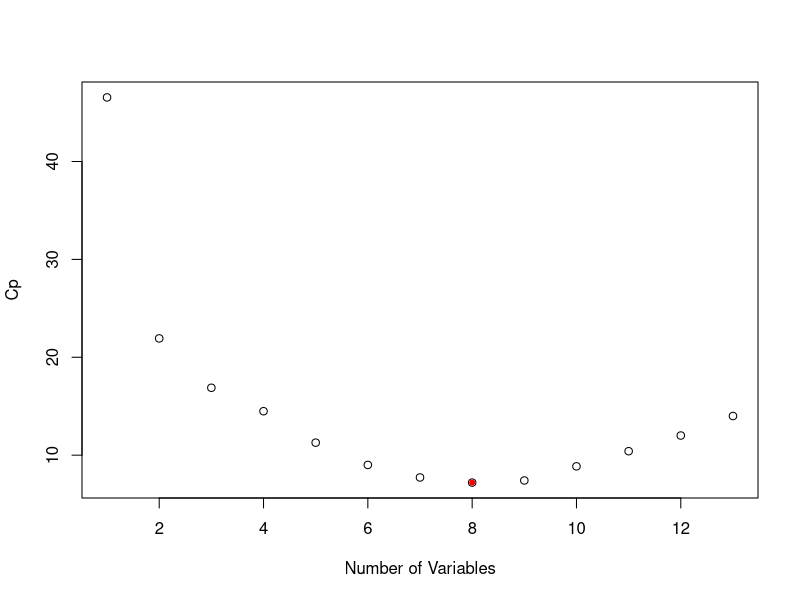
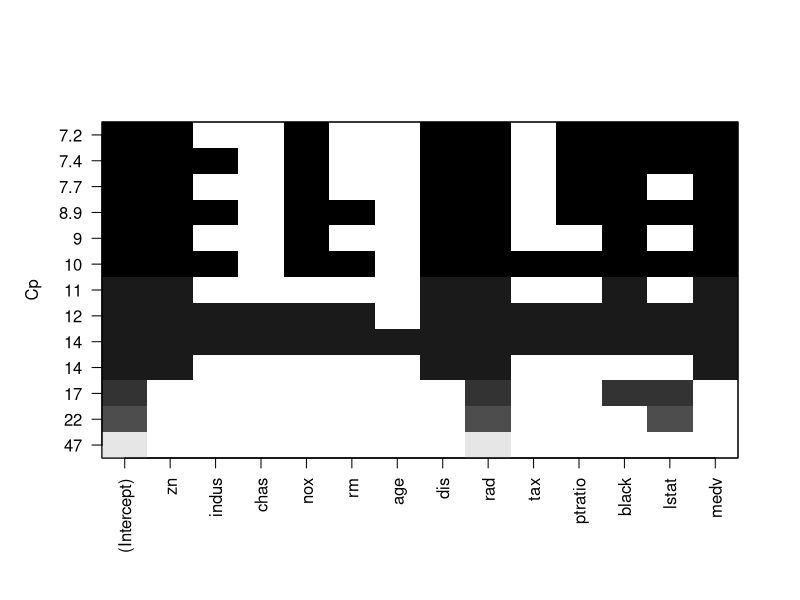
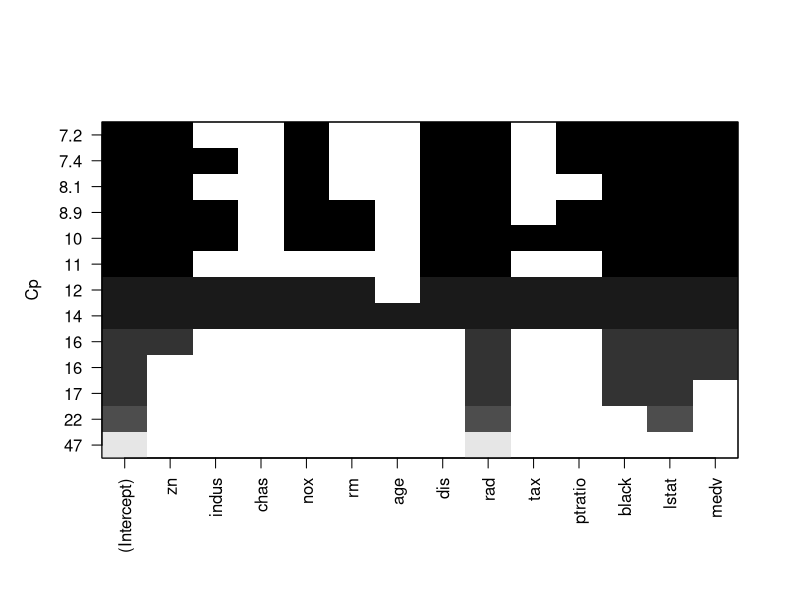
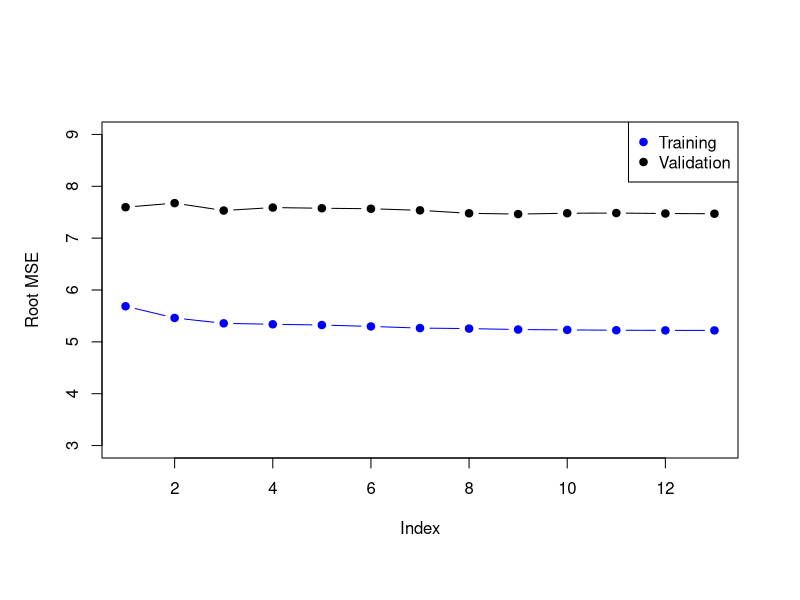

Here is the R script that generated these plots, in order: (Note: this script raises an error after producing the figures.)
## ---- chunk 1
library(MASS)
data("Boston", package = "MASS")
mod<-lm(crim~.,data=Boston)
summary(mod)
library(car)
vif(mod)
sqrt(vif(mod))>2
## ---- chunk 2
library(leaps)
regfit.full=regsubsets(crim~.,data=Boston, nvmax=13) ## default is 8
reg.summary=summary(regfit.full)
names(reg.summary)
plot(reg.summary$cp,xlab="Number of Variables",ylab="Cp")
which.min(reg.summary$cp)
points(8,reg.summary$cp[8],pch=20,col="red")
## ---- chunk 3
plot(regfit.full,scale="Cp")
coef(regfit.full,2)
## ---- chunk 4
regfit.fwd=regsubsets(crim~.,data=Boston,method="forward", nvmax=13)
summary(regfit.fwd)
plot(regfit.fwd,scale="Cp")
## ---- chunk 5
dim(Boston)
set.seed(6)
train=sample(seq(506),253,replace=FALSE)
train
regfit.fwd=regsubsets(crim~.,data=Boston[train,],method="forward", nvmax=13)
## ---- chunk 6
val.errors=rep(NA,13)
x.test=model.matrix(crim~.,data=Boston[-train,])
for(i in 1:13){
  coefi=coef(regfit.fwd,id=i)
  pred=x.test[,names(coefi)]%*%coefi
  val.errors[i]=mean((Boston$crim[-train]-pred)^2)
}
plot(sqrt(val.errors),ylab="Root MSE",ylim=c(3,9),pch=19,type="b")
points(sqrt(regfit.fwd$rss[-1]/253),col="blue",pch=19,type="b")
legend("topright",legend=c("Training","Validation"),col=c("blue","black"),pch=19)
## ---- chunk 7
predict.regsubsets=function(object,newdata,id,...){
  form=as.formula(object$call[[2]])
  mat=model.matrix(form,newdata)
  coefi=coef(object,id=id)
  mat[,names(coefi)]%*%coefi
}
## ---- chunk 8
set.seed(11)
folds=sample(rep(1:10,length=nrow(Boston)))
folds
table(folds)
cv.errors=matrix(NA,10,13)
for(k in 1:10){
  best.fit=regsubsets(crim~.,data=Boston[folds!=k,],nvmax=13,method="forward")
  for(i in 1:13){
    pred=predict(best.fit,Boston[folds==k,],id=i)
    cv.errors[k,i]=mean((Boston$crim[folds==k]-pred)^2)
  }
}
rmse.cv=sqrt(apply(cv.errors,2,mean))
plot(rmse.cv,pch=19,type="b")
## ---- chunk 9
library(glmnet)
x=model.matrix(crim~.-1,data=Boston) 
y=Boston$crim
## ---- chunk 10
fit.ridge=glmnet(x,y,alpha=0)
plot(fit.ridge,xvar="lambda",label=TRUE)
cv.ridge=cv.glmnet(x,y,alpha=0)
plot(cv.ridge)
coef(cv.ridge)
## ---- chunk 11
fit.lasso=glmnet(x,y)
plot(fit.lasso,xvar="lambda",label=TRUE)
cv.lasso=cv.glmnet(x,y)
plot(cv.lasso)
coef(cv.lasso)
## ---- chunk 12
lasso.tr=glmnet(x[train,],y[train])
lasso.tr
pred=predict(lasso.tr,x[-train,])
dim(pred)
rmse= sqrt(apply((y[-train]-pred)^2,2,mean))
plot(log(lasso.tr$lambda),rmse,type="b",xlab="Log(lambda)")
lam.best=lasso.tr$lambda[order(rmse)[1]]
lam.best
coef(lasso.tr,s=lam.best)
## ---- chunk 13
library(pls)
set.seed(2)
pcr.fit=pcr(crim~.,data=Boston,scale=TRUE,validation="CV")
summary(pcr.fit)
validationplot(pcr.fit,val.type="MSEP",legendpos = "topright", main="PCR")
set.seed(1)
pcr.fit=pcr(crim~.,data=Boston, subset=train,scale=TRUE, validation="CV")
validationplot(pcr.fit,val.type="MSEP",legendpos = "topright", main="PCR test")
pcr.pred=predict(pcr.fit,x[-train,],ncomp=2)
mean((pcr.pred-y[-train])^2)
pcr.fit=pcr(y~x,scale=TRUE,ncomp=2)
summary(pcr.fit)
## ---- chunk 14
set.seed(1)
pls.fit=plsr(crim~.,data=Boston, subset=train, scale=TRUE, validation="CV")
summary(pls.fit)
validationplot(pls.fit,val.type="MSEP", legendpos = "topright", main="PLSR Test")
pls.pred=predict(pls.fit,x[-train,],ncomp=2)
mean((pls.pred-y[-train])^2)
pls.fit=plsr(crim~.,data=Boston,scale=TRUE,ncomp=2)
summary(pls.fit)
